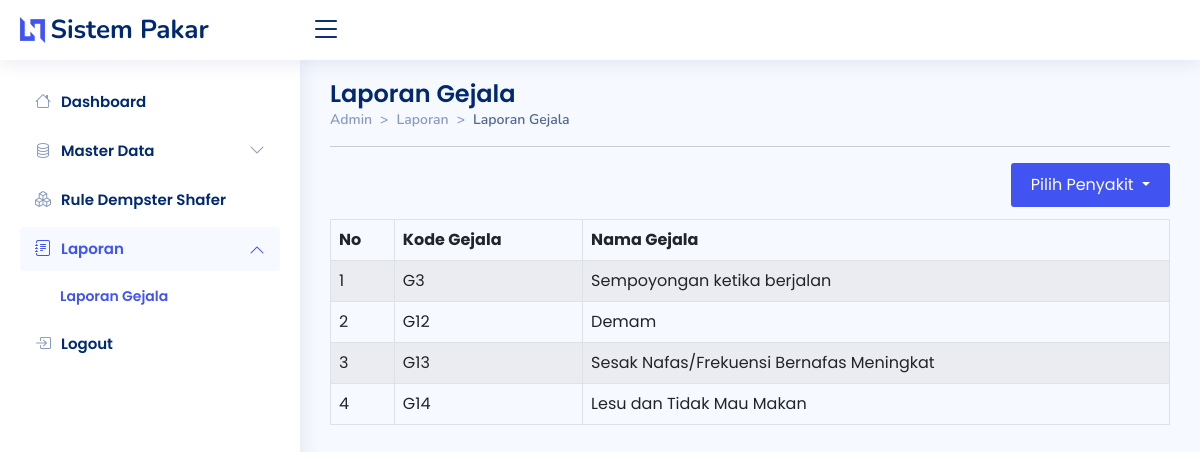
Page /admin/laporan/lapgejala.php?data=2 on the earlier database version.
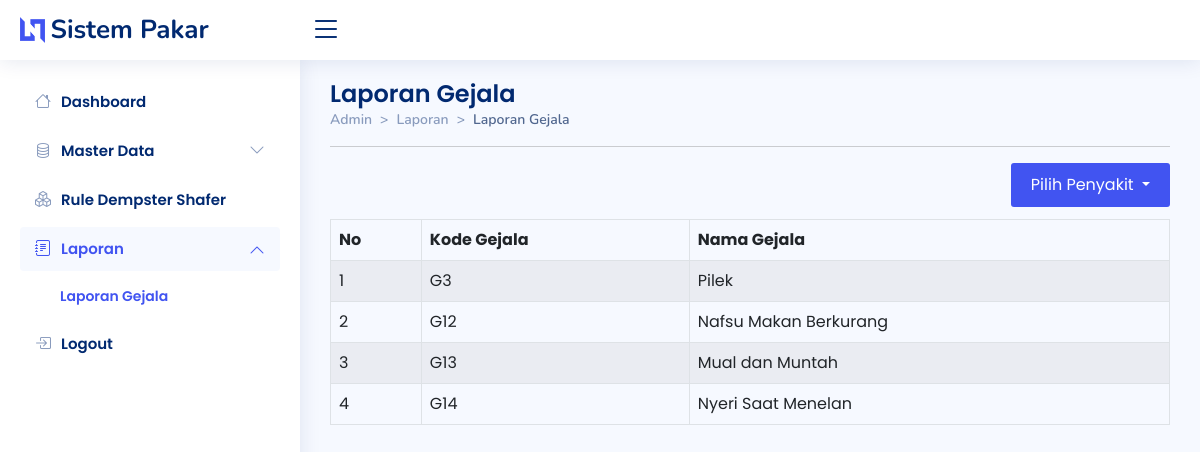
Same page on the later database version.
### tables this page shows
CREATE TABLE `tb_rules` (
  `id_rules` int(11) NOT NULL,
  `id_gejala` int(11) DEFAULT NULL,
  `id_penyakit` int(11) DEFAULT NULL,
  `belief` float DEFAULT NULL
);

CREATE TABLE `tb_gejala` (
  `id` int(11) NOT NULL,
  `kdgejala` varchar(3) DEFAULT NULL,
  `gejala` text DEFAULT NULL
);

### admin/laporan/lapgejala.php (the view, shortened to what this page needs)
<!DOCTYPE html>
<html lang="en">
<head>
  <link href="../../assets/vendor/bootstrap/css/bootstrap.min.css" rel="stylesheet">
  <link rel="stylesheet" href="https://cdn.jsdelivr.net/npm/bootstrap-icons@1.10.2/font/bootstrap-icons.css">
  <link href="../../assets/vendor/boxicons/css/boxicons.min.css" rel="stylesheet">
  <link href="../../assets/vendor/quill/quill.snow.css" rel="stylesheet">
  <link href="../../assets/vendor/quill/quill.bubble.css" rel="stylesheet">
  <link href="../../assets/vendor/remixicon/remixicon.css" rel="stylesheet">
  <link href="../../assets/vendor/simple-datatables/style.css" rel="stylesheet">
  <link href="../../assets/css/style.css" rel="stylesheet">
</head>
<body>
  <header id="header" class="header fixed-top d-flex align-items-center">
    <div class="d-flex align-items-center justify-content-between">
      <a href="../index.php" class="logo d-flex align-items-center">
        <img src="../../assets/img/logo.png" alt="">
        <span class="d-none d-lg-block">Sistem Pakar</span>
      </a>
      <i class="bi bi-list toggle-sidebar-btn"></i>
    </div>
  </header>
  <aside id="sidebar" class="sidebar">
    <ul class="sidebar-nav" id="sidebar-nav">
      <li class="nav-item">
        <a class="nav-link collapsed" href="../index.php">
          <i class="bi bi-house"></i>
          <span>Dashboard</span>
        </a>
      </li>
      <li class="nav-item">
        <a class="nav-link collapsed" data-bs-target="#components-nav" data-bs-toggle="collapse" href="#">
          <i class="bi bi-database"></i><span>Master Data</span><i class="bi bi-chevron-down ms-auto"></i>
        </a>
      </li>
      <li class="nav-item">
        <a class="nav-link collapsed" href="../rules/rules.php">
          <i class="bi bi-boxes"></i>
          <span>Rule Dempster Shafer</span>
        </a>
      </li>
      <li class="nav-item">
        <a class="nav-link" data-bs-target="#forms-nav" data-bs-toggle="collapse" href="#">
          <i class="bi bi-journal-text"></i><span>Laporan</span><i class="bi bi-chevron-down ms-auto"></i>
        </a>
        <ul id="forms-nav" class="nav-content collapse show" data-bs-parent="#sidebar-nav">
          <li>
            <a href="../laporan/lapgejala.php" class="active">
              <span>Laporan Gejala</span>
            </a>
          </li>
        </ul>
      </li>
      <li class="nav-item">
        <a class="nav-link collapsed" href="javascript:;" data-bs-toggle="modal" data-bs-target="#logoutmodal">
          <i class="bi bi-box-arrow-in-right"></i>
          <span>Logout</span>
        </a>
      </li>
    </ul>
  </aside>
  <main id="main" class="main">
    <div class="pagetitle">
      <h1>Laporan Gejala</h1>
      <nav style="--bs-breadcrumb-divider: '>';">
        <ol class="breadcrumb">
          <li class="breadcrumb-item"><a href="../index.php">Admin</a></li>
          <li class="breadcrumb-item">Laporan</li>
          <li class="breadcrumb-item active">Laporan Gejala</li>
        </ol>
      </nav>
      <hr>
    </div>
    <section>
      <div class="dropdown bx-pull-right">
        <button class="tambah dropdown-toggle" type="button" data-bs-toggle="dropdown" aria-expanded="false">
          Pilih Penyakit
        </button>
          <?php
          include "../koneksi.php";
          ?>
      </div> <br> <br>
      <div class="table-responsive mt-2">
        <table class="table table-striped table-hover table-bordered">
          <thead>
            <tr>
              <th>No</th>
              <th>Kode Gejala</th>
              <th>Nama Gejala</th>
            </tr>
          </thead>
          <tbody>
            <?php
            if (isset($_GET['data'])) {
              $kdsakit = $_GET['data'];
              $sql = "SELECT * FROM tb_rules,tb_gejala WHERE tb_rules.id_penyakit='$kdsakit' AND tb_gejala.id=tb_rules.id_gejala ";
            } else {
              $sql = "SELECT * FROM tb_rules,tb_gejala WHERE tb_gejala.id=tb_rules.id_gejala ";
            }
            $qry = mysqli_query($koneksi, $sql) or die("SQL Error" . mysqli_error($koneksi));
            $no = 0;
            while ($data = mysqli_fetch_array($qry)) {
              $no++;
            ?>
              <tr>
                <td><?php echo $no; ?></td>
                <td><?php echo $data['kdgejala']; ?></td>
                <td><?php echo $data['gejala']; ?></td>
              </tr><?php } ?>
          </tbody>
        </table>
      </div>
    </section>
  </main>
</body>
</html>

Differences in the rows shown:
changed through a linked row, tb_rules: id_gejala.gejala "Sempoyongan ketika berjalan" → "Pilek"
changed through a linked row, tb_rules: id_gejala.gejala "Demam" → "Nafsu Makan Berkurang"
changed through a linked row, tb_rules: id_gejala.gejala "Sesak Nafas/Frekuensi Bernafas Meningkat" → "Mual dan Muntah"
changed through a linked row, tb_rules: id_gejala.gejala "Lesu dan Tidak Mau Makan" → "Nyeri Saat Menelan"
